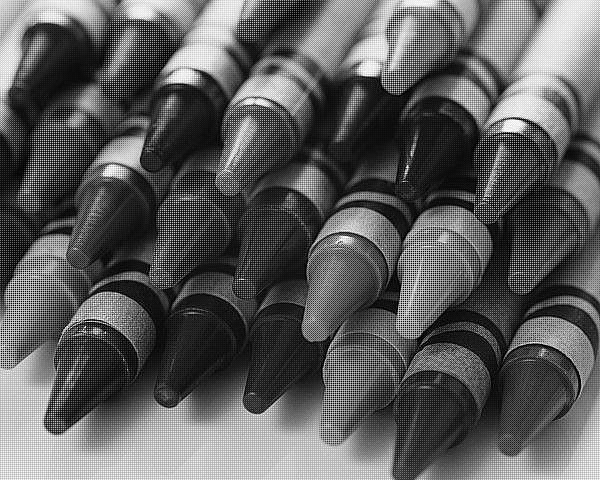
%> input picture Assignment1_submit/results/problem1/crayons_mosaic.bmp, 600 x 480 px
$ octave --eval "problem1;"   (GNU Octave 9; MATLAB toolbox functions it lacks are replaced by stand-ins)
%> lines starting %> are read from the running program, lines starting %| are printed output that depends on the picture; long printed decimals are rounded
%this script is to demosaicing the images after bayer filtered for hw1
%dong nie, dongnie@cs.unc.edu
function problem1()
%1. demasaicing
filename='crayons_mosaic.bmp';
path='../Assignment_1/';
file=[path,filename];
mat=imread(file);
%> mat is the input picture: size 480x600 uint8; min 0, max 255, mean 92.4
reconMat=demosaicing(mat);
figure;
imshow(reconMat);
imwrite(reconMat,'crayons_recon.jpg');

%2.compute difference map
originfile=[path,'crayons.jpg'];
originMat=imread(originfile);
diff=computeDiff(originMat,reconMat);
figure,imagesc(diff);
title('Squared difference between original image and reconstructed one');
colorbar;axis equal;
saveas(gcf,'diff.jpg');

%3. compute average and per-pixel errors
mean_error=mean(diff(:));
fprintf('Average per-pixel error for reconstruced image is %f.\n', mean_error);
[mError, mInd] = max(diff(:));
[mRow, mCol] = ind2sub(size(diff), mInd);
fprintf('Maximum per-pixel error for reconstructed image is %f at pixel (%d, %d).\n',mError, mRow, mCol);

%4. show close-up patch
d=50;
close_up = originMat(mRow -d : mRow+d, mCol-d: mCol+d, :);
close_up_recon = reconMat(mRow -d : mRow+d, mCol-d: mCol+d, :);
figure;
subplot(1, 2, 1);
imshow(close_up);
title('Close-up of original color image');
subplot(1, 2, 2);
imshow(close_up_recon);
title('Close-up of reconstructed image');
saveas(gcf,'close_up.jpg');
return

%this is the core demosaicing function
function reconMat=demosaicing(mat)
    mR=zeros(size(mat));
    mG=zeros(size(mat));
    mB=zeros(size(mat));
    mR(1:2:end, 1:2:end) = mat(1:2:end, 1:2:end);
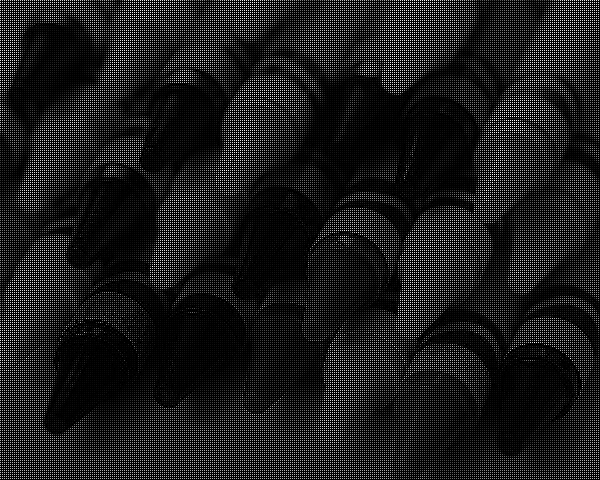
%> mR: size 480x600 double; min 0, max 255, mean 27.3
    mB(2:2:end, 2:2:end) = mat(2:2:end, 2:2:end);
    mG(1:2:end, 2:2:end) = mat(1:2:end, 2:2:end);
    mG(2:2:end, 1:2:end) = mat(2:2:end, 1:2:end);
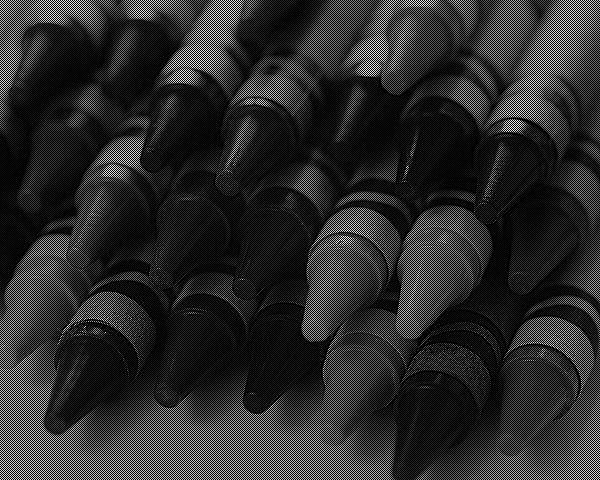
%> mG: size 480x600 double; min 0, max 255, mean 43.3
    redFilter=[1/4,1/2,1/4;
               1/2,1.0,1/2;
               1/4,1/2,1/4];
    greenFilter=[0,1/4,0;
                 1/4,1.0,1/4;
                 0,1/4,0];
    blueFilter=[1/4,1/2,1/4;
                1/2,1.0,1/2;
                1/4,1/2,1/4];
     R=imfilter(mR,redFilter);
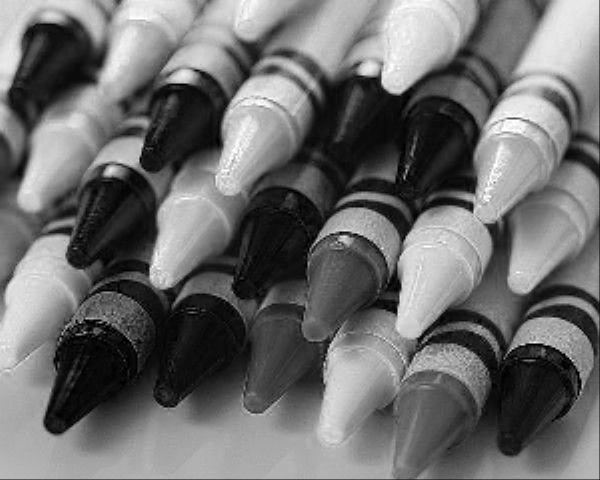
%> R: size 480x600 double; min 0, max 255, mean 109
     G=imfilter(mG,greenFilter);
     B=imfilter(mB,blueFilter);
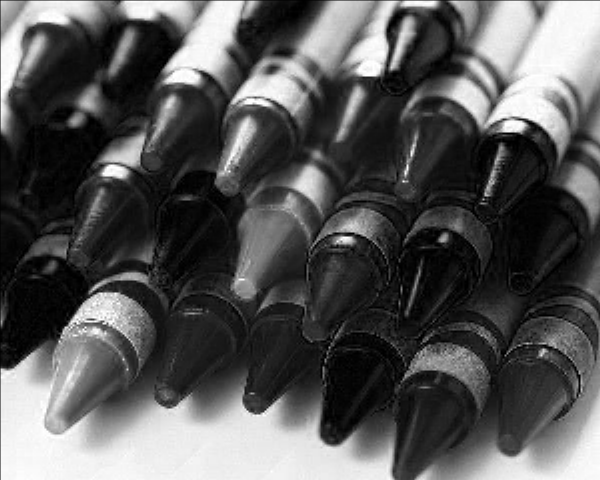
%> B: size 480x600 double; min 0, max 255, mean 87.1
%     R=imfilter(mR,redFilter,'symmetric');
%     G=imfilter(mG,greenFilter,'symmetric');
%     B=imfilter(mB,blueFilter,'symmetric');
    reconMat(:,:,1)=R;
    reconMat(:,:,2)=G;
    reconMat(:,:,3)=B;
    reconMat=uint8(reconMat);
%> reconMat: size 480x600x3 uint8
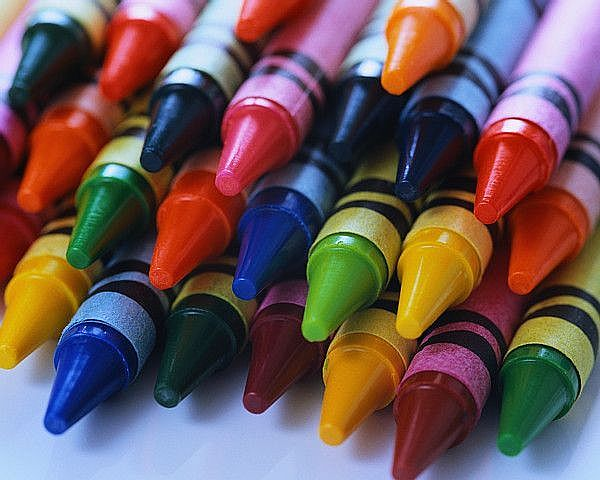
%> input picture Assignment1_submit/results/problem1/crayons.jpg, 600 x 480 px
%> in problem1, originMat is the input picture: size 480x600x3 uint8; mean R, G, B 109.2, 86.5, 87.5
return

%compute a map of squared differences
function diff=computeDiff(mat,reconMat)
    dMat=double(mat-reconMat);
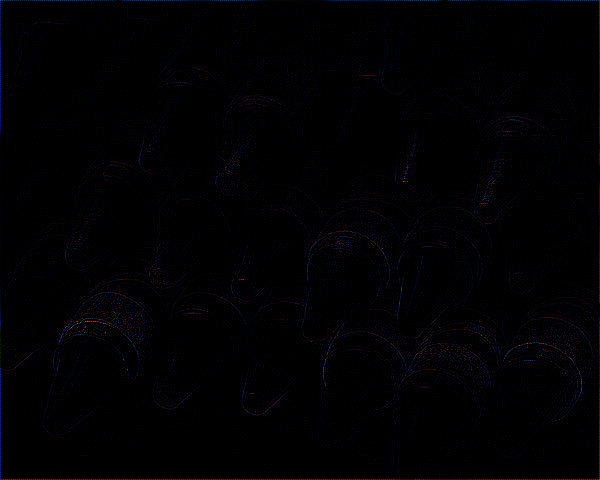
%> dMat: size 480x600x3 double; mean R, G, B 1.8, 1, 1.9
    sz=size(mat);
%> sz = [480 600 3]
    sum=zeros(sz(1),sz(2));

    for k=1:sz(3)
        sum=sum+dMat(:,:,k).^2;
    end

    diff=sum;
return
%> in problem1, `mean_error=mean(diff(:));`: mean_error = 132
%| Average per-pixel error for reconstruced image is 131.983944.
%> in problem1, `[mError, mInd] = max(diff(:));`: mError = 53378; mInd = 42082
%> in problem1, `[mRow, mCol] = ind2sub(size(diff), mInd);`: mRow = 322; mCol = 88
%| Maximum per-pixel error for reconstructed image is 53378.000 at pixel (322, 88).
%> in problem1, `close_up_recon = reconMat(mRow -d : mRow+d, mCol-d: mCol+d, :);`:
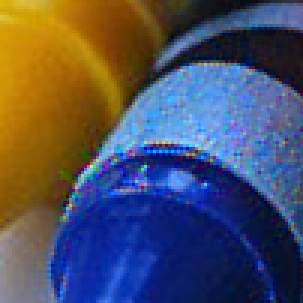
%> close_up_recon: size 101x101x3 uint8 (shown 3 times larger); mean R, G, B 77.6, 80.2, 97.2
